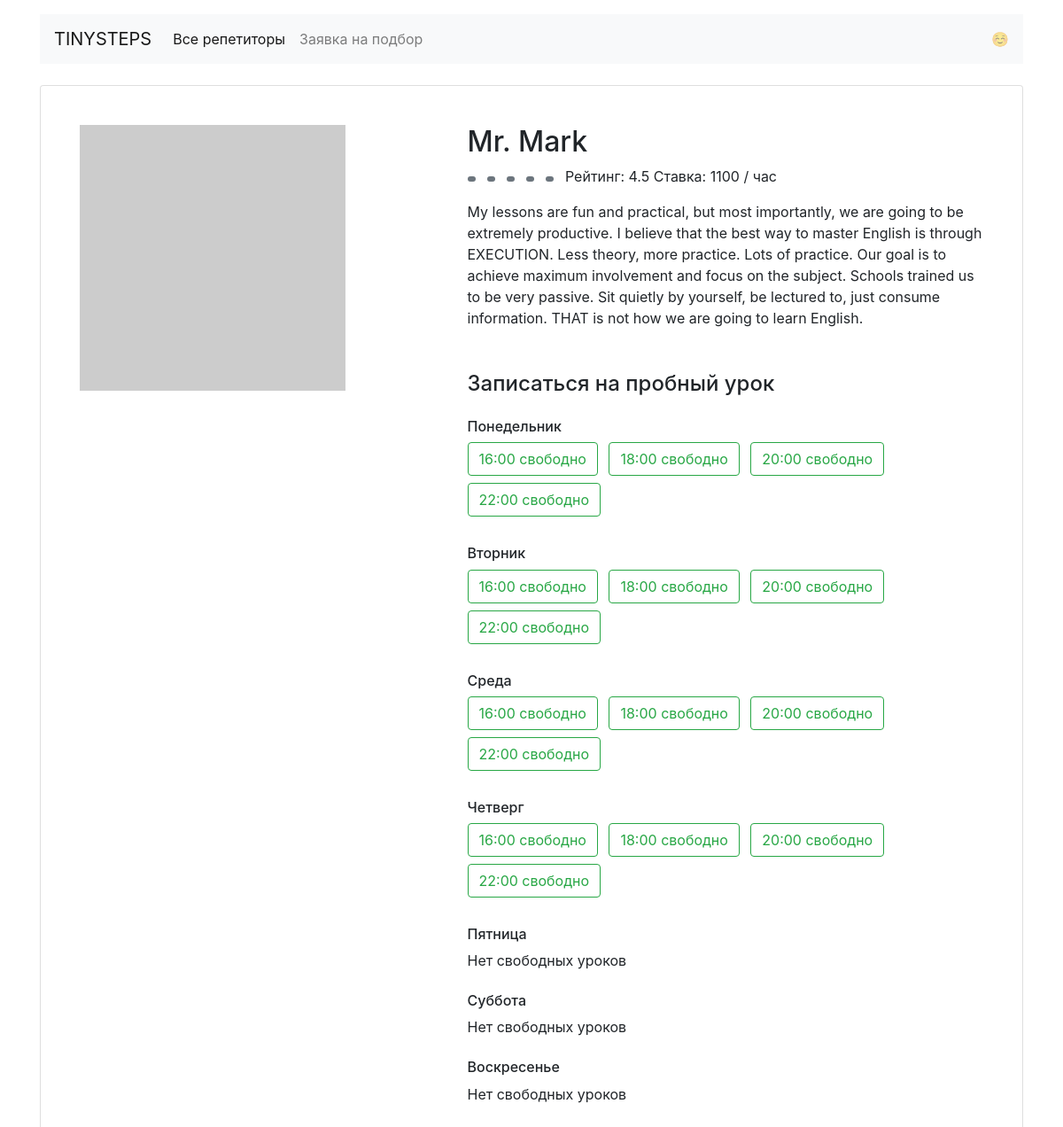
Page /profiles/7/ on the committed database.
### app.py (models this page shows)
class Teacher(db.Model):
    __tablename__ = 'teachers'
    id = db.Column(db.Integer, primary_key=True)
    data_id = db.Column(db.Integer, nullable=False)
    name = db.Column(db.String, nullable=False)
    about = db.Column(db.String, nullable=False)
    rating = db.Column(db.Float, nullable=False)
    picture = db.Column(db.String, nullable=False)
    price = db.Column(db.Integer, nullable=False)
    goals = db.Column(db.String, nullable=False)
    free = db.Column(db.JSON, nullable=False)
    booking = db.relationship("Booking")

### app.py (the view)
@app.route('/profiles/<profile_id>/')
def all_profiles(profile_id):
    teacher = db.session.query(Teacher).all()
    content = None
    for i in teacher:
        if i.data_id == int(profile_id):
            content = i
            break
    if content is None:
        return render_template('404.html'), 404
    goals = json_to_py_goals()
    output = render_template(
        'profile.html',
        content=content,
        goals=goals
        )
    return output

### app.py (called while the page is built)
def json_to_py_goals():
    with open('data_goals.json', 'r', encoding='utf-8') as f:
        content = json.load(f)
        return content

### templates/profile.html
{% extends "base.html" %} {% block wrapper %}
<main class="container mt-3">
  <div class="card my-4 mx-auto">
    <div class="card-body m-2 m-md-4">
      <article class="row">
        <div class="col-5">
          <img src="{{ content.picture }}" class="img-fluid" alt="" />
        </div>
        <div class="col-7">
          <section class="teacher=info">
            <h1 class="h2">{{ content.name }}</h1>
            <p>
              {% for i in content.goals %}
              <span class="badge badge-secondary mr-2"> {{ goals[i] }} </span>
              {% endfor %} Рейтинг: {{ content.rating }} Ставка: {{
              content.price }} / час
            </p>
            <p>{{ content.about }}</p>
          </section>
          <section class="available">
            <h4 class="mb-4 mt-5">Записаться на пробный урок</h4>
            <h6 class="mt-4">Понедельник</h6>
            {% if True in content.free.mon.values() %} {% for key, value in
            content.free.mon.items() %} {% if value == True %}
            <a
              href="/booking/{{ content.id }}/mon/{{ key[0] }}{{ key[1] }}/"
              class="btn btn-outline-success mr-2 mb-2"
            >
              {{ key }} свободно
            </a>
            {% endif %} {% endfor %} {% else %}
            <p>Нет свободных уроков</p>
            {% endif %}
            <h6 class="mt-4">Вторник</h6>
            {% if True in content.free.tue.values() %} {% for key, value in
            content.free.tue.items() %} {% if value == True %}
            <a
              href="/booking/{{ content.id }}/tue/{{ key[0] }}{{ key[1] }}/"
              class="btn btn-outline-success mr-2 mb-2"
            >
              {{ key }} свободно
            </a>
            {% endif %} {% endfor %} {% else %}
            <p>Нет свободных уроков</p>
            {% endif %}
            <h6 class="mt-4">Среда</h6>
            {% if True in content.free.wed.values() %} {% for key, value in
            content.free.wed.items() %} {% if value == True %}
            <a
              href="/booking/{{ content.id }}/wed/{{ key[0] }}{{ key[1] }}/"
              class="btn btn-outline-success mr-2 mb-2"
            >
              {{ key }} свободно
            </a>
            {% endif %} {% endfor %} {% else %}
            <p>Нет свободных уроков</p>
            {% endif %}
            <h6 class="mt-4">Четверг</h6>
            {% if True in content.free.thu.values() %} {% for key, value in
            content.free.thu.items() %} {% if value == True %}
            <a
              href="/booking/{{ content.id }}/thu/{{ key[0] }}{{ key[1] }}/"
              class="btn btn-outline-success mr-2 mb-2"
            >
              {{ key }} свободно
            </a>
            {% endif %} {% endfor %} {% else %}
            <p>Нет свободных уроков</p>
            {% endif %}
            <h6 class="mt-4">Пятница</h6>
            {% if True in content.free.fri.values() %} {% for key, value in
            content.free.fri.items() %} {% if value == True %}
            <a
              href="/booking/{{ content.id }}/fri/{{ key[0] }}{{ key[1] }}/"
              class="btn btn-outline-success mr-2 mb-2"
            >
              {{ key }} свободно
            </a>
            {% endif %} {% endfor %} {% else %}
            <p>Нет свободных уроков</p>
            {% endif %}
            <h6 class="mt-4">Суббота</h6>
            {% if True in content.free.sat.values() %} {% for key, value in
            content.free.sat.items() %} {% if value == True %}
            <a
              href="/booking/{{ content.id }}/sat/{{ key[0] }}{{ key[1] }}/"
              class="btn btn-outline-success mr-2 mb-2"
            >
              {{ key }} свободно
            </a>
            {% endif %} {% endfor %} {% else %}
            <p>Нет свободных уроков</p>
            {% endif %}
            <h6 class="mt-4">Воскресенье</h6>
            {% if True in content.free.sun.values() %} {% for key, value in
            content.free.sun.items() %} {% if value == True %}
            <a
              href="/booking/{{ content.id }}/sun/{{ key[0] }}{{ key[1] }}/"
              class="btn btn-outline-success mr-2 mb-2"
            >
              {{ key }} свободно
            </a>
            {% endif %} {% endfor %} {% else %}
            <p>Нет свободных уроков</p>
            {% endif %}
          </section>
        </div>
      </article>
    </div>
  </div>
</main>
{% endblock %}

### rows in the picture
Teacher: name "Mr. Mark", rating "4.5", price "1100", about "My lessons are fun and practical, but most importantly, we are going to be extremely productive. I believe that the best way to master English is through EXECUTION. Less theory, more practice. Lots of practice. Our goal is to achieve maximum involvement and focus on the subject. Schools trained us to be very passive. Sit quietly by yourself, be lectured to, just consume information. THAT is not how we are going to learn English."

### other values in the picture
{{ key }} "16:00" "18:00" "20:00" "22:00"
